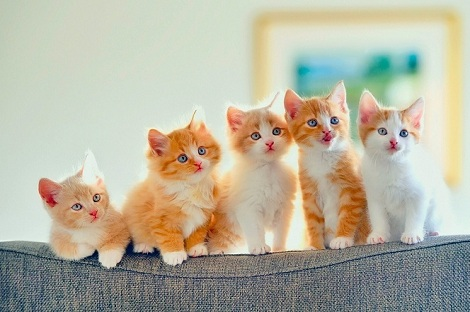
#> input picture Chapter1/cat 2.jpg, 470 x 312 px
$ python matplot.py
#> lines starting #> are read from the running program, lines starting #| are printed output that depends on the picture
from PIL import Image
from pylab import *

# read image to array
im = array(Image.open('cat 2.jpg').convert('L'))
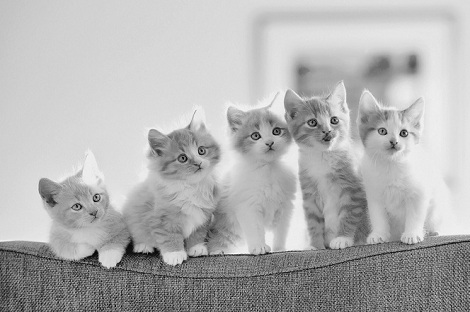
#> im: shape (312, 470); min 0, max 254, mean 178

# 1. show image, plot image array, point, line
# plot the image
imshow(im)

# some points
x = [100,100,400,400]
y = [200,500,200,500]

# # plot the points with red star-markers
# plot(x, y, 'r*')

# # line plot connecting the first two points
# plot(x[:2],y[:2])

# add title and show the plot
# title('Plotting: "empire.jpg"')
# axis('off') # Off axis
# show()

# plot(x,y) # default blue solid line
# plot(x,y,'r*') # red star-markers
# plot(x,y,'go-') # green line with circle-markers
# plot(x,y,'ks:') # black dotted line with square-markers

# 2. Image contours and histograms
# create a new figure
# figure()
# # don’t use colors
# gray()
# # show contours with origin upper left corner
# contour(im, origin='image')
# axis('equal')
# axis('off')

figure()
hist(im.flatten(),128)
show()
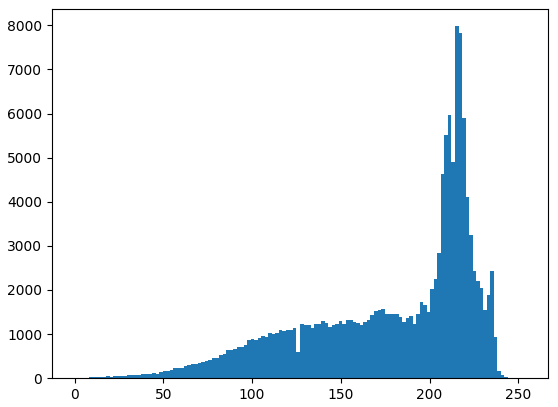
#> figure drawn by matplotlib, 1 panel; tallest bar 7980 high, from x = 214.3 to 216.3

# [6 lines of commented-out code are left out]
